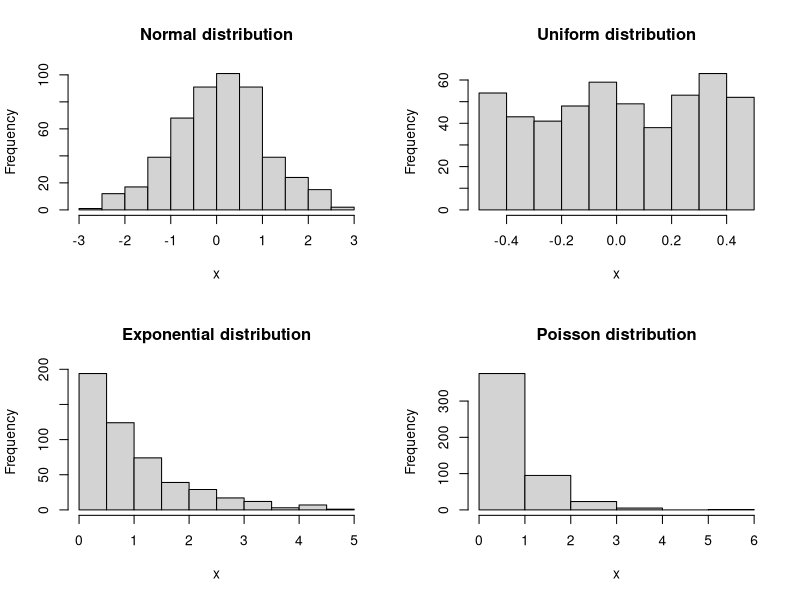
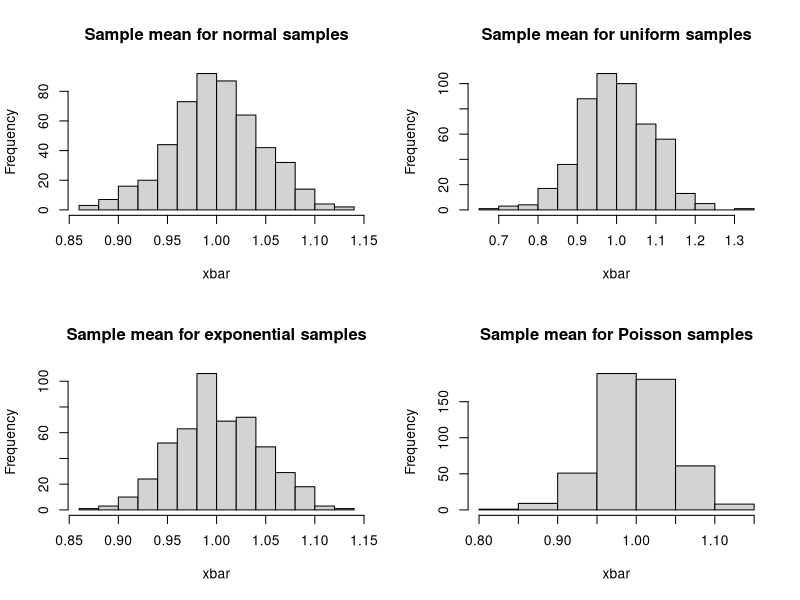

These charts were generated, in order, by the following R code:
## ---- chunk 1
set.seed(12345)
par(mfrow=c(2,2))
hist(rnorm(500,mean=0,sd=1),main="Normal distribution",xlab="x")
hist(runif(500,min=-0.5,max=0.5),main="Uniform distribution",xlab="x")
hist(rexp(500,rate=1),main="Exponential distribution",xlab="x")
hist(rpois(500,lambda=1),main="Poisson distribution",breaks=5,xlab="x")
## ---- chunk 2
normsamples <- rnorm(250000,mean=1,sd=1)
dim(normsamples) <- c(500,500)
normxbar <- colMeans(normsamples)
unifsamples <- runif(250000,min=1-sqrt(12),max=1+sqrt(12))
dim(unifsamples) <- c(500,500)
unifxbar <- colMeans(unifsamples)
expsamples <- rexp(250000,rate=1)
dim(expsamples) <- c(500,500)
expxbar <- colMeans(expsamples)
poissamples <- rpois(250000,lambda=1)
dim(poissamples) <- c(500,500)
poisxbar <- colMeans(poissamples)

par(mfrow=c(2,2))
hist(normxbar,main="Sample mean for normal samples",xlab="xbar")
hist(unifxbar,main="Sample mean for uniform samples",xlab="xbar")
hist(expxbar,main="Sample mean for exponential samples",xlab="xbar")
hist(poisxbar,main="Sample mean for Poisson samples",xlab="xbar")
